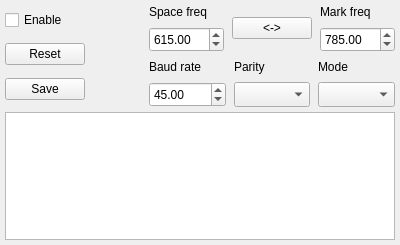
<?xml version="1.0" encoding="UTF-8"?>
<!--
/*
 * rtty gui widget definition
 *
 * Copyright 2022 Marc CAPDEVILLE F4JMZ
 *
 * This is free software; you can redistribute it and/or modify
 * it under the terms of the GNU General Public License as published by
 * the Free Software Foundation; either version 3, or (at your option)
 * any later version.
 *
 * This software is distributed in the hope that it will be useful,
 * but WITHOUT ANY WARRANTY; without even the implied warranty of
 * MERCHANTABILITY or FITNESS FOR A PARTICULAR PURPOSE.  See the
 * GNU General Public License for more details.
 *
 * You should have received a copy of the GNU General Public License
 * along with this software; see the file COPYING.  If not, write to
 * the Free Software Foundation, Inc., 51 Franklin Street,
 * Boston, MA 02110-1301, USA.
 */
-->
<ui version="4.0">
 <class>DockRTTY</class>
 <widget class="QDockWidget" name="DockRTTY">
  <property name="enabled">
   <bool>true</bool>
  </property>
  <property name="geometry">
   <rect>
    <x>0</x>
    <y>0</y>
    <width>400</width>
    <height>245</height>
   </rect>
  </property>
  <property name="minimumSize">
   <size>
    <width>400</width>
    <height>245</height>
   </size>
  </property>
  <property name="floating">
   <bool>false</bool>
  </property>
  <property name="allowedAreas">
   <set>Qt::LeftDockWidgetArea|Qt::RightDockWidgetArea</set>
  </property>
  <property name="windowTitle">
   <string>RTTY</string>
  </property>
  <widget class="QWidget" name="dockWidgetContents">
   <property name="sizePolicy">
    <sizepolicy hsizetype="MinimumExpanding" vsizetype="Preferred">
     <horstretch>0</horstretch>
     <verstretch>0</verstretch>
    </sizepolicy>
   </property>
   <layout class="QVBoxLayout" name="verticalLayout">
    <property name="spacing">
     <number>5</number>
    </property>
    <property name="sizeConstraint">
     <enum>QLayout::SetNoConstraint</enum>
    </property>
    <property name="leftMargin">
     <number>5</number>
    </property>
    <property name="topMargin">
     <number>5</number>
    </property>
    <property name="rightMargin">
     <number>5</number>
    </property>
    <property name="bottomMargin">
     <number>5</number>
    </property>
    <item>
     <layout class="QVBoxLayout" name="verticalLayout_2" stretch="0,0">
      <property name="sizeConstraint">
       <enum>QLayout::SetDefaultConstraint</enum>
      </property>
      <item>
       <layout class="QHBoxLayout" name="horizontalLayout">
        <property name="spacing">
         <number>8</number>
        </property>
        <property name="sizeConstraint">
         <enum>QLayout::SetDefaultConstraint</enum>
        </property>
        <item>
         <layout class="QVBoxLayout" name="verticalLayout_8">
          <property name="sizeConstraint">
           <enum>QLayout::SetDefaultConstraint</enum>
          </property>
          <item>
           <widget class="QCheckBox" name="rttyEnable">
            <property name="sizePolicy">
             <sizepolicy hsizetype="Preferred" vsizetype="Fixed">
              <horstretch>0</horstretch>
              <verstretch>0</verstretch>
             </sizepolicy>
            </property>
            <property name="text">
             <string>Enable</string>
            </property>
           </widget>
          </item>
          <item>
           <widget class="QPushButton" name="reset">
            <property name="sizePolicy">
             <sizepolicy hsizetype="Preferred" vsizetype="Fixed">
              <horstretch>0</horstretch>
              <verstretch>0</verstretch>
             </sizepolicy>
            </property>
            <property name="text">
             <string>Reset</string>
            </property>
           </widget>
          </item>
          <item>
           <widget class="QPushButton" name="save">
            <property name="sizePolicy">
             <sizepolicy hsizetype="Preferred" vsizetype="Fixed">
              <horstretch>0</horstretch>
              <verstretch>0</verstretch>
             </sizepolicy>
            </property>
            <property name="text">
             <string>Save</string>
            </property>
           </widget>
          </item>
         </layout>
        </item>
        <item>
         <spacer name="horizontalSpacer">
          <property name="orientation">
           <enum>Qt::Horizontal</enum>
          </property>
          <property name="sizeType">
           <enum>QSizePolicy::MinimumExpanding</enum>
          </property>
          <property name="sizeHint" stdset="0">
           <size>
            <width>0</width>
            <height>0</height>
           </size>
          </property>
         </spacer>
        </item>
        <item>
         <layout class="QVBoxLayout" name="verticalLayout_6">
          <property name="sizeConstraint">
           <enum>QLayout::SetDefaultConstraint</enum>
          </property>
          <item>
           <layout class="QHBoxLayout" name="horizontalLayout_3">
            <property name="sizeConstraint">
             <enum>QLayout::SetDefaultConstraint</enum>
            </property>
            <item>
             <layout class="QVBoxLayout" name="verticalLayout_5">
              <item>
               <widget class="QLabel" name="label_3">
                <property name="text">
                 <string>Space freq</string>
                </property>
               </widget>
              </item>
              <item>
               <widget class="QDoubleSpinBox" name="space_freq">
                <property name="sizePolicy">
                 <sizepolicy hsizetype="Preferred" vsizetype="Fixed">
                  <horstretch>0</horstretch>
                  <verstretch>0</verstretch>
                 </sizepolicy>
                </property>
                <property name="minimumSize">
                 <size>
                  <width>75</width>
                  <height>25</height>
                 </size>
                </property>
                <property name="minimum">
                 <double>-3000.000000000000000</double>
                </property>
                <property name="maximum">
                 <double>3000.000000000000000</double>
                </property>
                <property name="value">
                 <double>615.000000000000000</double>
                </property>
               </widget>
              </item>
             </layout>
            </item>
            <item>
             <widget class="QPushButton" name="swap">
              <property name="enabled">
               <bool>true</bool>
              </property>
              <property name="sizePolicy">
               <sizepolicy hsizetype="Fixed" vsizetype="Fixed">
                <horstretch>0</horstretch>
                <verstretch>0</verstretch>
               </sizepolicy>
              </property>
              <property name="minimumSize">
               <size>
                <width>24</width>
                <height>16</height>
               </size>
              </property>
              <property name="text">
               <string>&lt;-&gt;</string>
              </property>
             </widget>
            </item>
            <item>
             <layout class="QVBoxLayout" name="verticalLayout_4">
              <item>
               <widget class="QLabel" name="label_2">
                <property name="text">
                 <string>Mark freq</string>
                </property>
               </widget>
              </item>
              <item>
               <widget class="QDoubleSpinBox" name="mark_freq">
                <property name="minimumSize">
                 <size>
                  <width>75</width>
                  <height>25</height>
                 </size>
                </property>
                <property name="minimum">
                 <double>-3000.000000000000000</double>
                </property>
                <property name="maximum">
                 <double>3000.000000000000000</double>
                </property>
                <property name="value">
                 <double>785.000000000000000</double>
                </property>
               </widget>
              </item>
             </layout>
            </item>
           </layout>
          </item>
          <item>
           <layout class="QHBoxLayout" name="horizontalLayout_4">
            <item>
             <layout class="QVBoxLayout" name="verticalLayout_10">
              <item>
               <widget class="QLabel" name="label_4">
                <property name="text">
                 <string>Baud rate</string>
                </property>
               </widget>
              </item>
              <item>
               <widget class="QDoubleSpinBox" name="baud_rate">
                <property name="minimumSize">
                 <size>
                  <width>75</width>
                  <height>25</height>
                 </size>
                </property>
                <property name="minimum">
                 <double>1.000000000000000</double>
                </property>
                <property name="maximum">
                 <double>2000.000000000000000</double>
                </property>
                <property name="value">
                 <double>45.000000000000000</double>
                </property>
               </widget>
              </item>
             </layout>
            </item>
            <item>
             <layout class="QVBoxLayout" name="verticalLayout_7">
              <item>
               <widget class="QLabel" name="label_6">
                <property name="text">
                 <string>Parity</string>
                </property>
               </widget>
              </item>
              <item>
               <widget class="QComboBox" name="parity">
                <property name="minimumSize">
                 <size>
                  <width>75</width>
                  <height>25</height>
                 </size>
                </property>
                <property name="currentIndex">
                 <number>-1</number>
                </property>
                <property name="frame">
                 <bool>true</bool>
                </property>
                <property name="modelColumn">
                 <number>0</number>
                </property>
               </widget>
              </item>
             </layout>
            </item>
            <item>
             <layout class="QVBoxLayout" name="verticalLayout_3">
              <item>
               <widget class="QLabel" name="label_5">
                <property name="text">
                 <string>Mode</string>
                </property>
               </widget>
              </item>
              <item>
               <widget class="QComboBox" name="mode">
                <property name="minimumSize">
                 <size>
                  <width>75</width>
                  <height>25</height>
                 </size>
                </property>
                <property name="currentIndex">
                 <number>-1</number>
                </property>
                <property name="frame">
                 <bool>true</bool>
                </property>
                <property name="modelColumn">
                 <number>0</number>
                </property>
               </widget>
              </item>
             </layout>
            </item>
           </layout>
          </item>
         </layout>
        </item>
       </layout>
      </item>
      <item>
       <widget class="QTextBrowser" name="text">
        <property name="enabled">
         <bool>true</bool>
        </property>
        <property name="font">
         <font>
          <family>Courier 10 Pitch</family>
         </font>
        </property>
        <property name="contextMenuPolicy">
         <enum>Qt::ActionsContextMenu</enum>
        </property>
        <property name="acceptDrops">
         <bool>false</bool>
        </property>
        <property name="sizeAdjustPolicy">
         <enum>QAbstractScrollArea::AdjustToContents</enum>
        </property>
        <property name="documentTitle">
         <string>RTTY decode</string>
        </property>
       </widget>
      </item>
     </layout>
    </item>
   </layout>
  </widget>
 </widget>
 <resources/>
 <connections/>
</ui>
